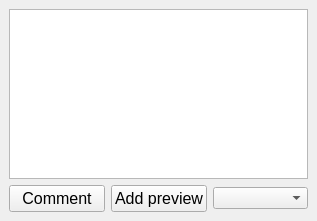
<?xml version="1.0" encoding="UTF-8"?>
<ui version="4.0">
 <class>Form</class>
 <widget class="QWidget" name="Form">
  <property name="geometry">
   <rect>
    <x>0</x>
    <y>0</y>
    <width>317</width>
    <height>221</height>
   </rect>
  </property>
  <property name="sizePolicy">
   <sizepolicy hsizetype="Expanding" vsizetype="Fixed">
    <horstretch>0</horstretch>
    <verstretch>0</verstretch>
   </sizepolicy>
  </property>
  <property name="windowTitle">
   <string>Form</string>
  </property>
  <layout class="QVBoxLayout" name="vertical_layout">
   <property name="spacing">
    <number>6</number>
   </property>
   <property name="leftMargin">
    <number>9</number>
   </property>
   <property name="topMargin">
    <number>9</number>
   </property>
   <property name="rightMargin">
    <number>9</number>
   </property>
   <property name="bottomMargin">
    <number>9</number>
   </property>
   <item>
    <widget class="QTextEdit" name="comment_text_edit">
     <property name="sizePolicy">
      <sizepolicy hsizetype="Expanding" vsizetype="Fixed">
       <horstretch>0</horstretch>
       <verstretch>0</verstretch>
      </sizepolicy>
     </property>
     <property name="maximumSize">
      <size>
       <width>16777215</width>
       <height>170</height>
      </size>
     </property>
    </widget>
   </item>
   <item>
    <widget class="QWidget" name="widget" native="true">
     <property name="sizePolicy">
      <sizepolicy hsizetype="Preferred" vsizetype="Fixed">
       <horstretch>0</horstretch>
       <verstretch>0</verstretch>
      </sizepolicy>
     </property>
     <property name="maximumSize">
      <size>
       <width>16777215</width>
       <height>30</height>
      </size>
     </property>
     <layout class="QHBoxLayout" name="horizontal_layout">
      <property name="spacing">
       <number>6</number>
      </property>
      <property name="leftMargin">
       <number>0</number>
      </property>
      <property name="topMargin">
       <number>0</number>
      </property>
      <property name="rightMargin">
       <number>0</number>
      </property>
      <property name="bottomMargin">
       <number>0</number>
      </property>
      <item>
       <widget class="QPushButton" name="comment_btn">
        <property name="font">
         <font>
          <pointsize>12</pointsize>
         </font>
        </property>
        <property name="whatsThis">
         <string>&lt;html&gt;&lt;head/&gt;&lt;body&gt;&lt;p&gt;&lt;br/&gt;&lt;/p&gt;&lt;/body&gt;&lt;/html&gt;</string>
        </property>
        <property name="text">
         <string>Comment</string>
        </property>
       </widget>
      </item>
      <item>
       <widget class="QPushButton" name="file_selector_btn">
        <property name="font">
         <font>
          <pointsize>12</pointsize>
         </font>
        </property>
        <property name="text">
         <string>Add preview</string>
        </property>
       </widget>
      </item>
      <item>
       <widget class="QComboBox" name="combobox">
        <property name="sizePolicy">
         <sizepolicy hsizetype="Fixed" vsizetype="Fixed">
          <horstretch>0</horstretch>
          <verstretch>0</verstretch>
         </sizepolicy>
        </property>
        <property name="maximumSize">
         <size>
          <width>180</width>
          <height>16777215</height>
         </size>
        </property>
       </widget>
      </item>
     </layout>
    </widget>
   </item>
  </layout>
 </widget>
 <resources>
  <include location="../resources.qrc"/>
 </resources>
 <connections/>
</ui>
